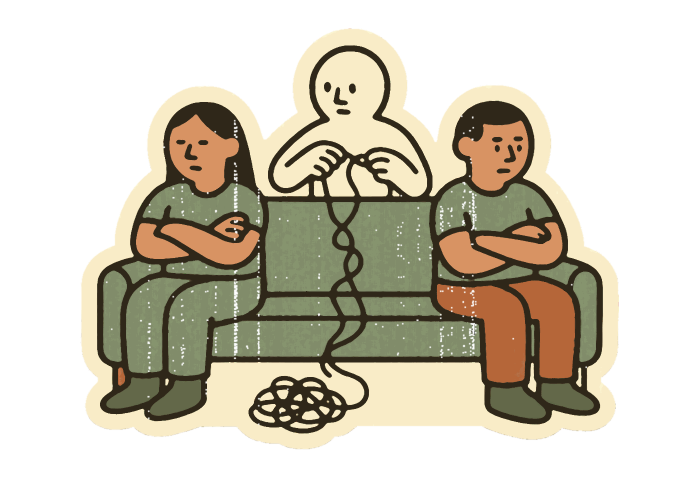
#> input picture img/illu-hero.png, 1400 x 959 px (shown at 1/2 size)
$ python char-context.py
#> lines starting #> are read from the running program, lines starting #| are printed output that depends on the picture
#!/usr/bin/env python3
"""Примерка образа в композицию главной: два пузыря ссоры сверху, новый персонаж снизу.

  python3 tools/char-context.py char-01-woman char-02-dove
"""
import os, sys
from PIL import Image

HERE = os.path.dirname(os.path.abspath(__file__))
IMG = os.path.join(HERE, "..", "img")
SRC = os.path.join(IMG, "characters")
CREAM = (251, 242, 224, 255)


def bubbles():
    """Верхняя часть текущего героя: два круга со ссорящимися."""
    hero = Image.open(os.path.join(IMG, "illu-hero.png")).convert("RGBA")
    w, h = hero.size
    return hero.crop((0, 0, w, int(h * 0.46)))


def panel(name, size=900):
    tile = Image.new("RGBA", (size, size), CREAM)
    top = bubbles()
    top.thumbnail((int(size * 0.92), int(size * 0.46)), Image.LANCZOS)
    tile.alpha_composite(top, ((size - top.width) // 2, int(size * 0.04)))
    ch = Image.open(os.path.join(SRC, name + ".png")).convert("RGBA")
    ch.thumbnail((int(size * 0.52), int(size * 0.52)), Image.LANCZOS)
    tile.alpha_composite(ch, ((size - ch.width) // 2, int(size * 0.46)))
    return tile


if __name__ == "__main__":
    names = sys.argv[1:] or ["char-01-woman", "char-02-dove"]
    sheet = Image.new("RGBA", (900 * len(names), 900), CREAM)
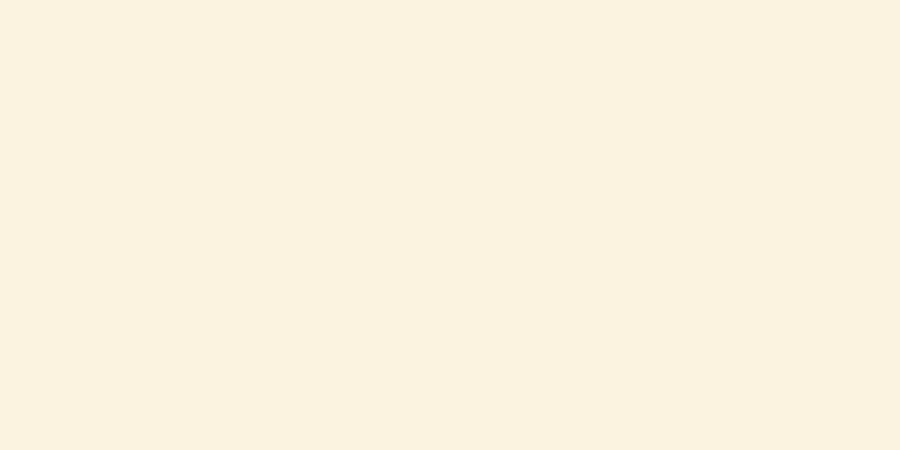
#> sheet: PIL image 1800x900 RGBA (shown at 1/2 size); mean R, G, B, A 251, 242, 224, 255
    for i, n in enumerate(names):
        sheet.alpha_composite(panel(n), (900 * i, 0))
#> in panel, `tile = Image.new("RGBA", (size, size), CREAM)`:
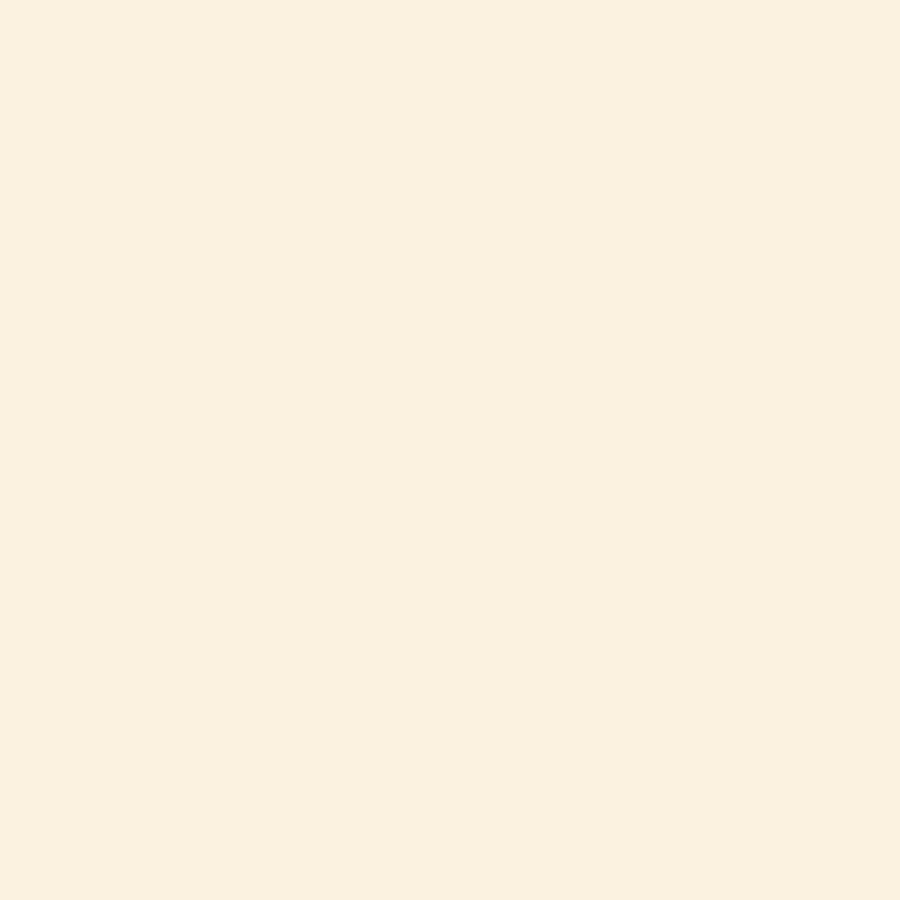
#> tile: PIL image 900x900 RGBA; mean R, G, B, A 251, 242, 224, 255
#> in bubbles, hero is the input picture: PIL image 1400x959 RGBA; mean R, G, B, A 78.2, 72.2, 56.1, 124.2
#> in bubbles, `return hero.crop((0, 0, w, int(h * 0.46)))`:
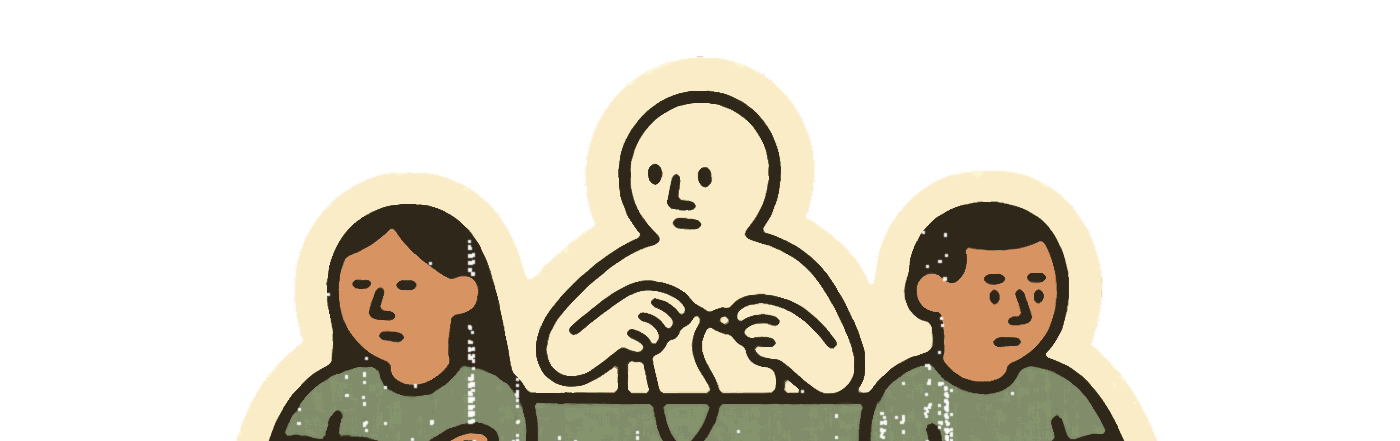
#> returned value: PIL image 1400x441 RGBA; mean R, G, B, A 63.3, 58.3, 46.6, 90.8; transparent parts drawn white
#> in panel, `tile.alpha_composite(top, ((size - top.width) // 2, int(size * 0.04)))`:
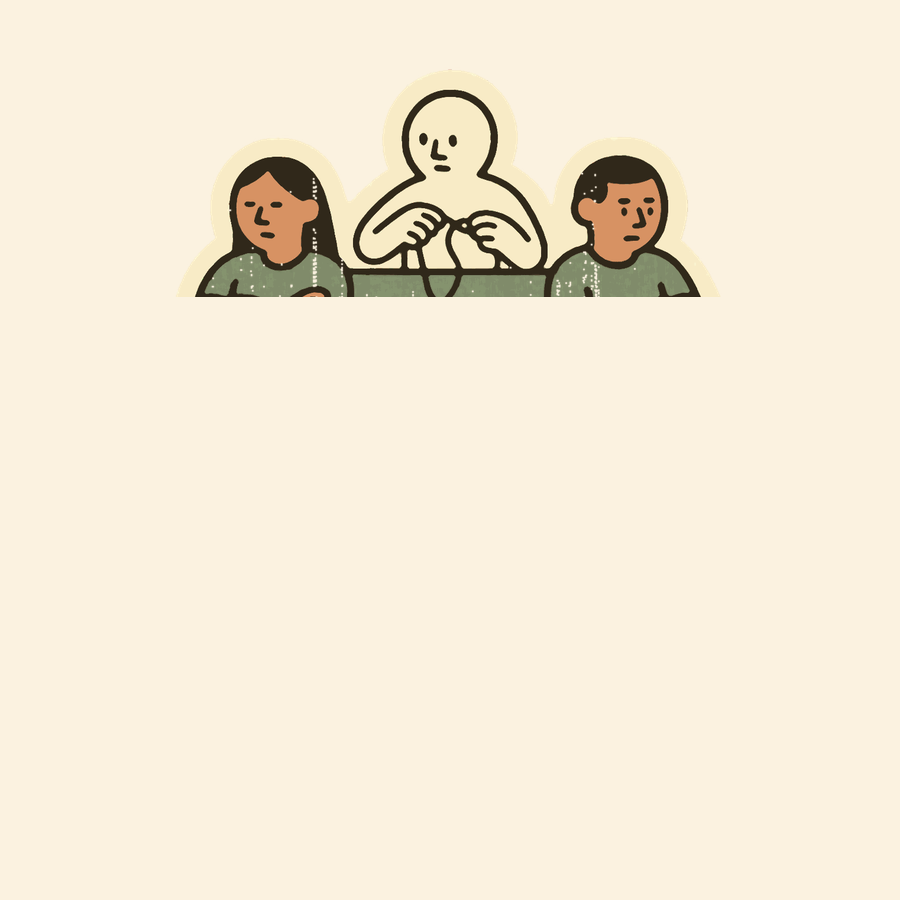
#> tile: PIL image 900x900 RGBA; mean R, G, B, A 243.6, 234.1, 214.8, 255
#> (the run stopped early here; a loop or call above may not have finished)

$ run again, with img/illu-01.png copied over img/illu-hero.png
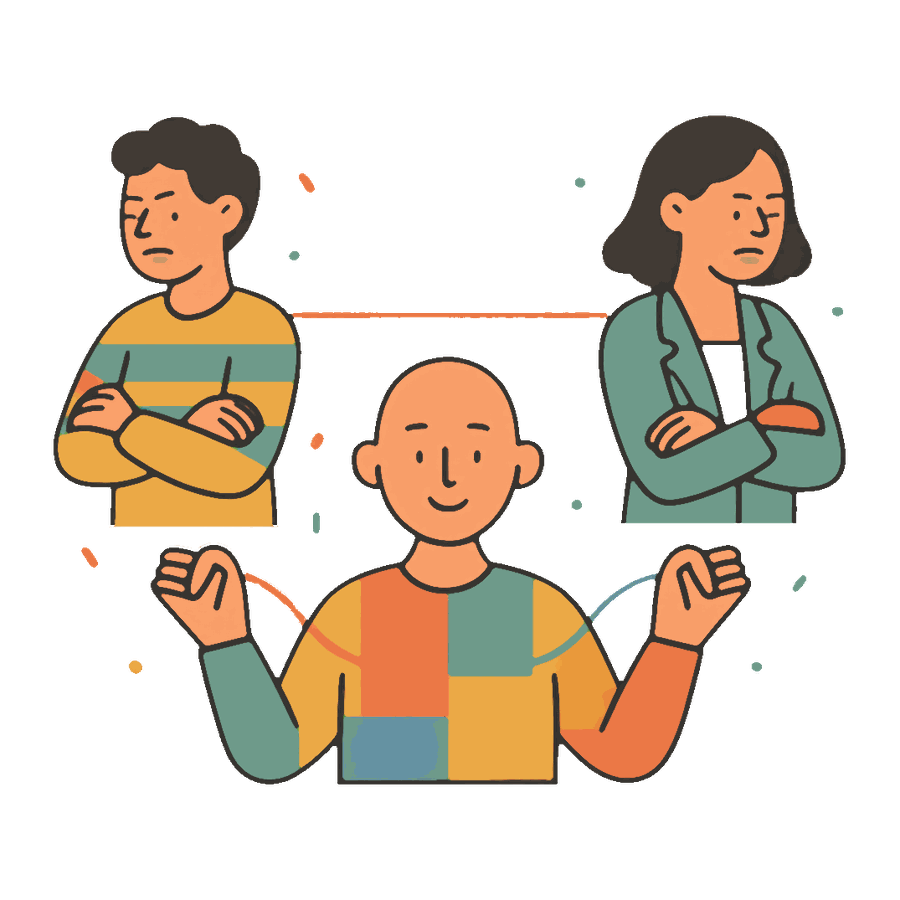
#> input picture img/illu-01.png, 900 x 900 px
#> in bubbles, hero is the input picture: PIL image 900x900 RGBA; mean R, G, B, A 55.4, 43.7, 30.1, 83.5
#> in bubbles, `return hero.crop((0, 0, w, int(h * 0.46)))`:
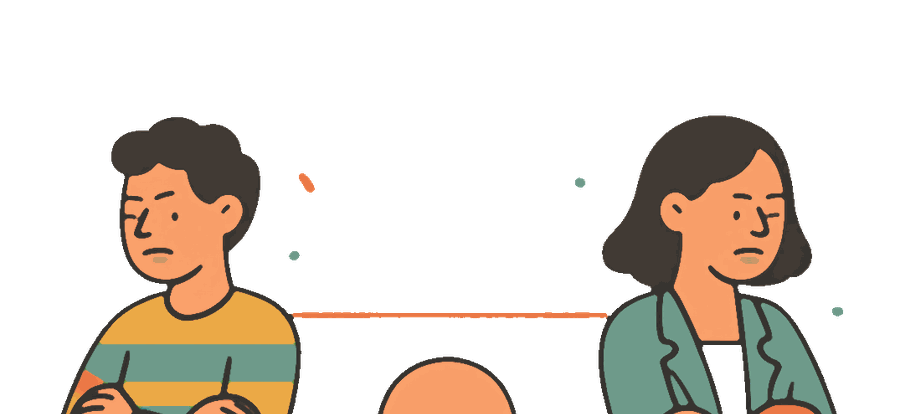
#> returned value: PIL image 900x414 RGBA; mean R, G, B, A 41.6, 33.7, 24.6, 69.6; transparent parts drawn white
#> in panel, `tile.alpha_composite(top, ((size - top.width) // 2, int(size * 0.04)))`:
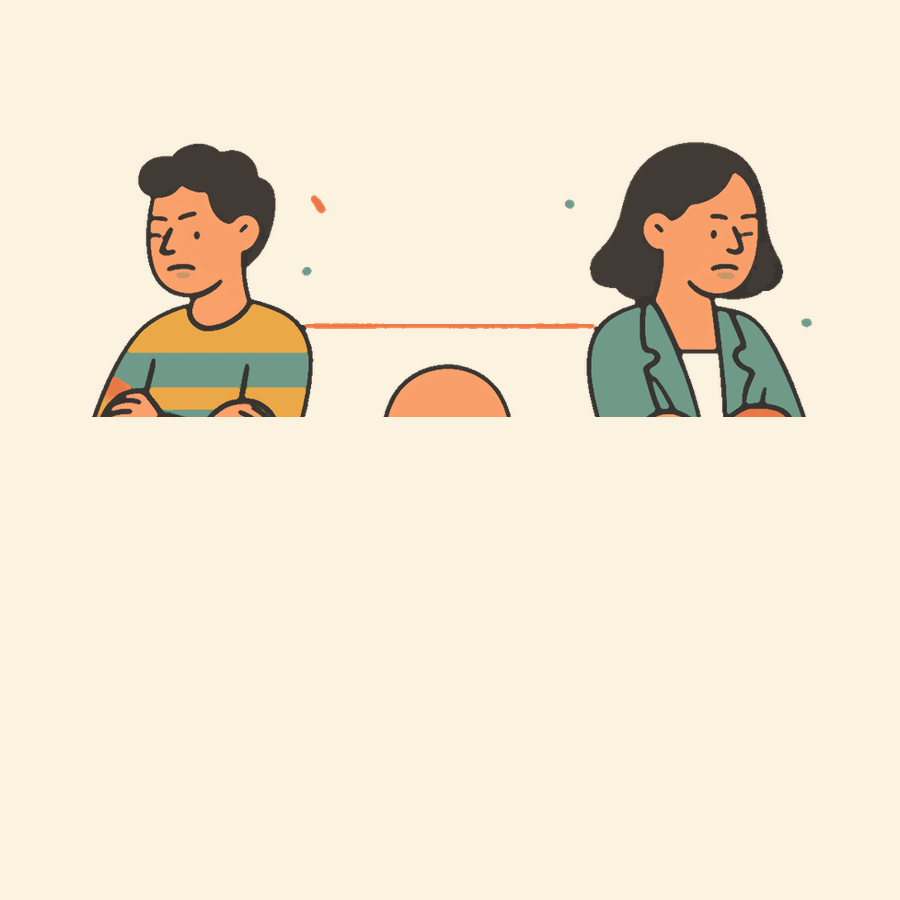
#> tile: PIL image 900x900 RGBA; mean R, G, B, A 240.1, 229, 209.5, 255

$ run again, with img/illu-02.png copied over img/illu-hero.png
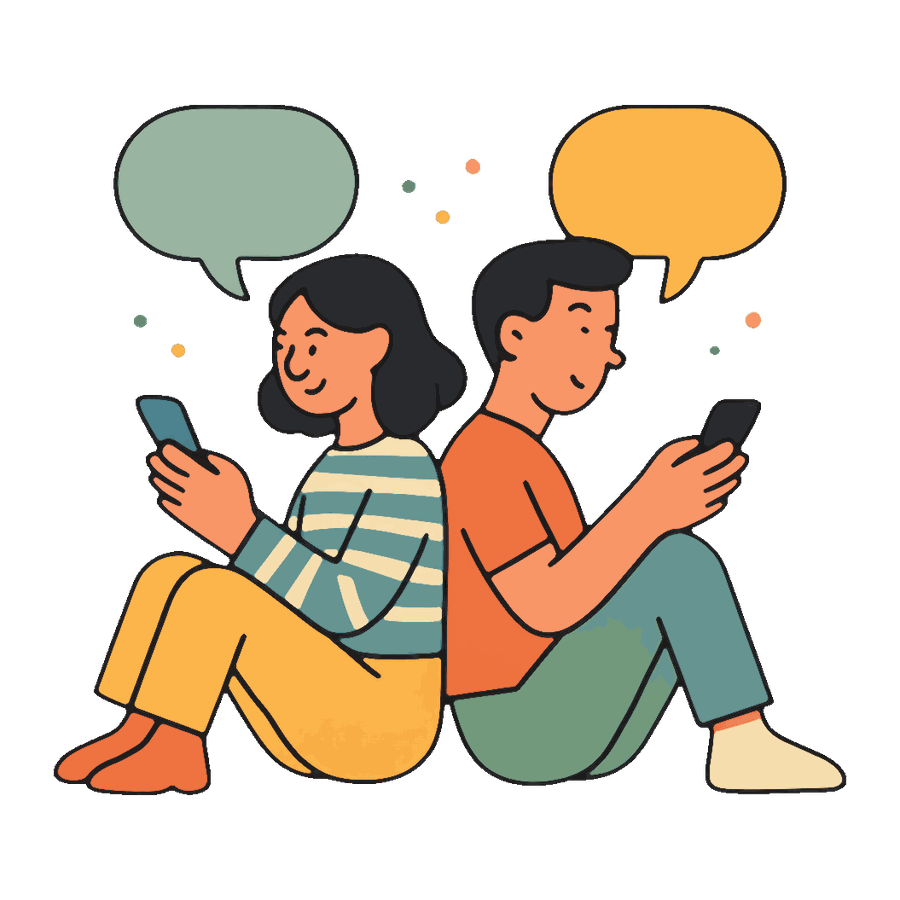
#> input picture img/illu-02.png, 900 x 900 px
#> in bubbles, hero is the input picture: PIL image 900x900 RGBA; mean R, G, B, A 66.6, 53.9, 37.7, 100.6
#> in bubbles, `return hero.crop((0, 0, w, int(h * 0.46)))`:
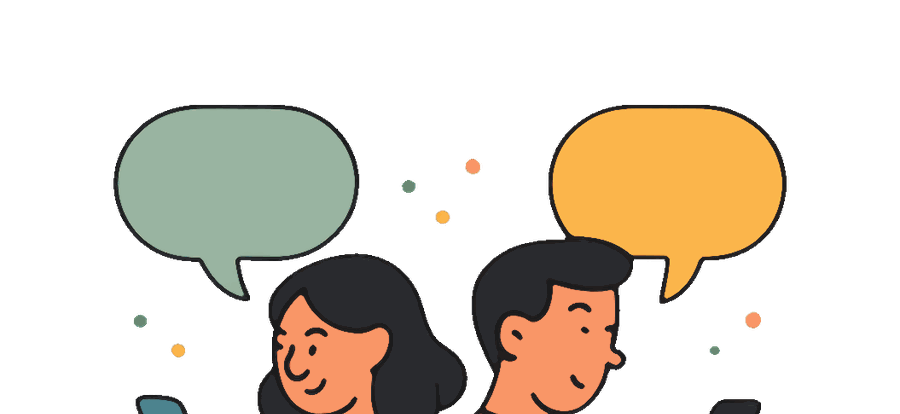
#> returned value: PIL image 900x414 RGBA; mean R, G, B, A 50.2, 41.7, 29.4, 80.2; transparent parts drawn white
#> in panel, `tile.alpha_composite(top, ((size - top.width) // 2, int(size * 0.04)))`:
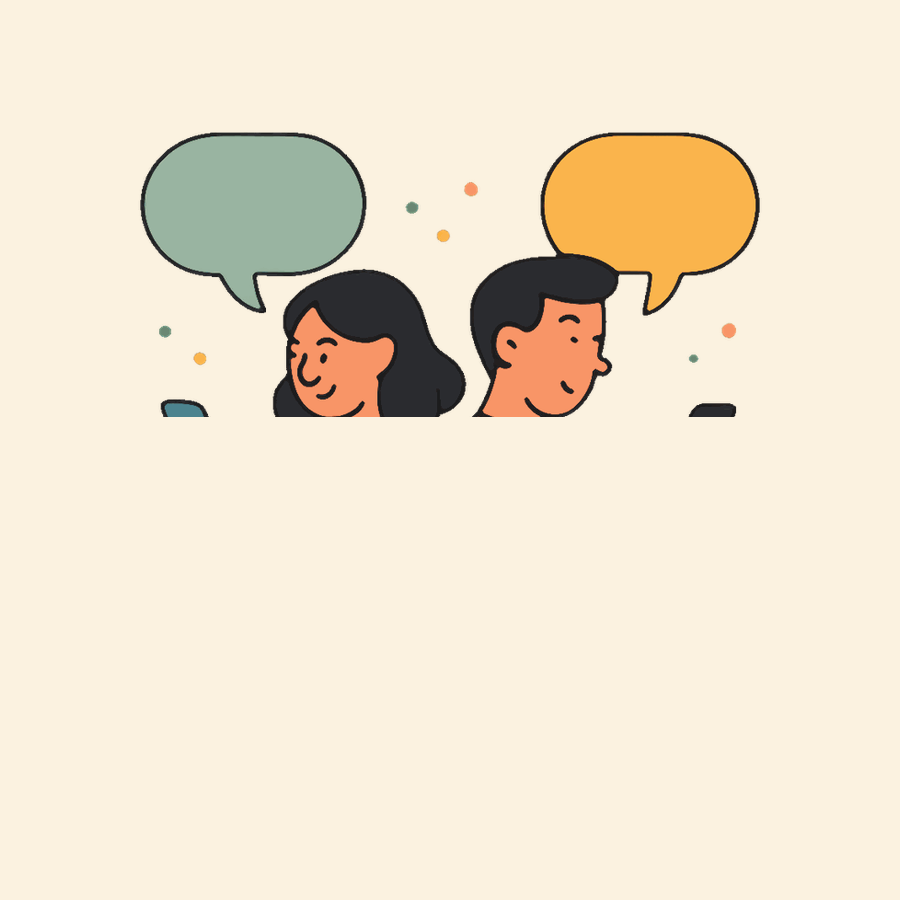
#> tile: PIL image 900x900 RGBA; mean R, G, B, A 239.5, 228.4, 207.9, 255

$ run again, with img/illu-03.png copied over img/illu-hero.png
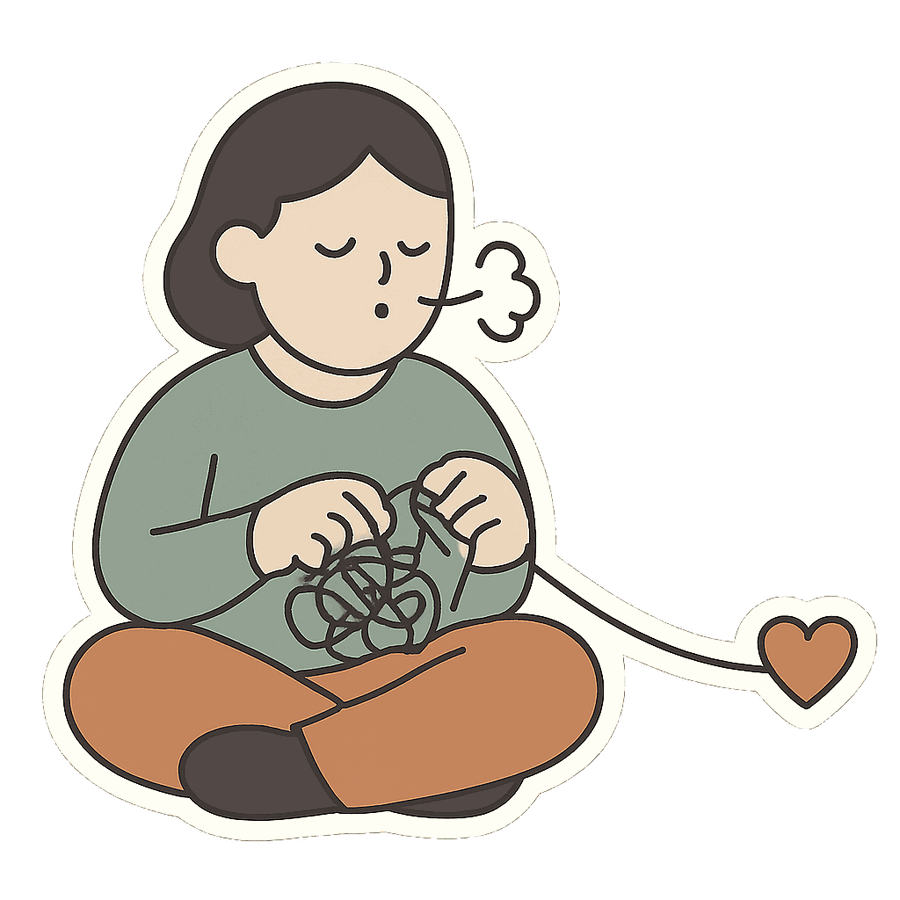
#> input picture img/illu-03.png, 900 x 900 px
#> in bubbles, hero is the input picture: PIL image 900x900 RGBA; mean R, G, B, A 72.9, 67, 59.7, 107.3
#> in bubbles, `return hero.crop((0, 0, w, int(h * 0.46)))`:
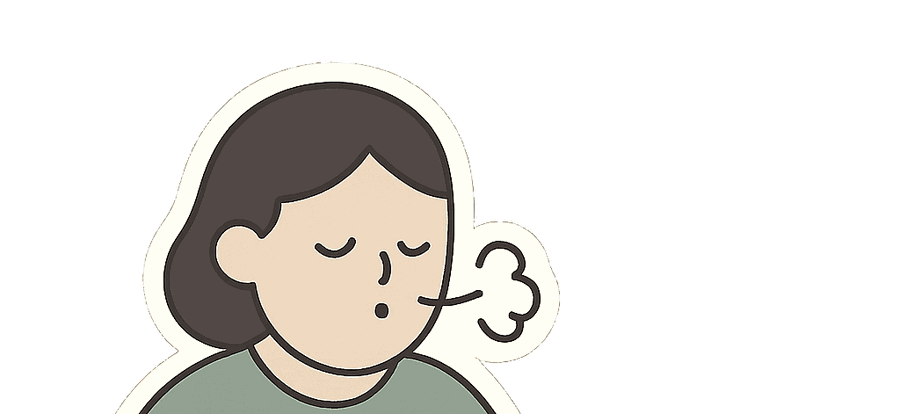
#> returned value: PIL image 900x414 RGBA; mean R, G, B, A 53.4, 51, 47.3, 76.8; transparent parts drawn white
#> in panel, `tile.alpha_composite(top, ((size - top.width) // 2, int(size * 0.04)))`:
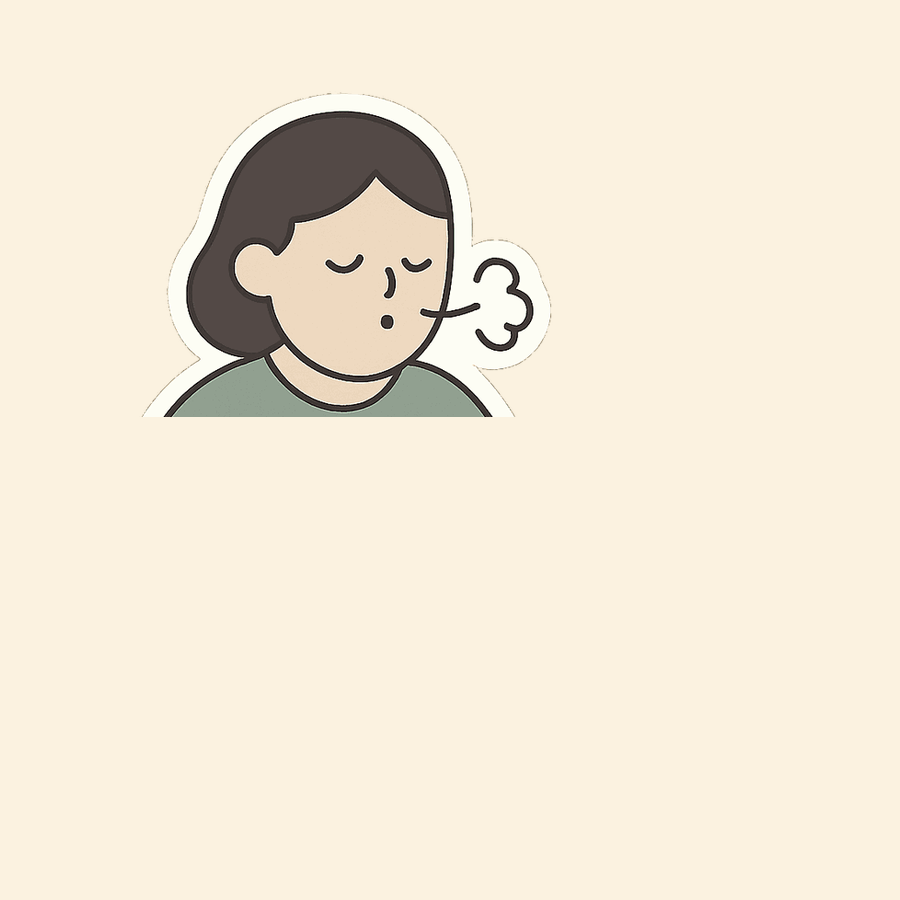
#> tile: PIL image 900x900 RGBA; mean R, G, B, A 241.7, 232.9, 215.6, 255
